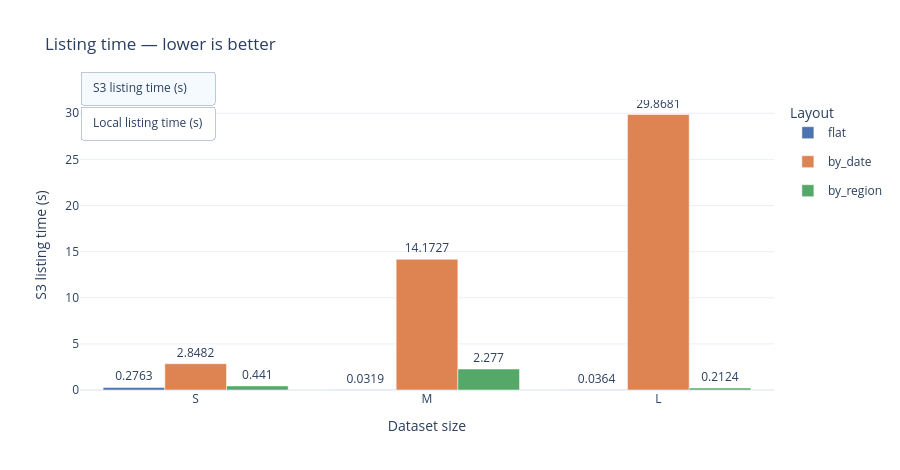

The cell this chart's notebook holds for it:
### Markdown cell above
## 2. S3 Listing Time

Use the **buttons** to switch between S3 and local listing.
At size L, by_date takes **33s on S3** vs **0.22s locally** — a 153x overhead from paginated API calls.

### Code cell
listing_metrics = [
    ("s3_listing_time_s",   "S3 listing time (s)"),
    ("local_listing_time_s","Local listing time (s)"),
]

fig = go.Figure()

for m_idx, (col, label) in enumerate(listing_metrics):
    for layout in LAYOUT_ORDER:
        subset = df[df["layout"] == layout].set_index("size").reindex(SIZES)
        fig.add_trace(go.Bar(
            name=layout,
            x=SIZES,
            y=subset[col],
            marker_color=COLORS[layout],
            text=subset[col].round(4),
            textposition="outside",
            visible=(m_idx == 0),
            legendgroup=layout,
            showlegend=(m_idx == 0),
            hovertemplate=layout + " %{x}: %{y:.4f}s<extra></extra>",
        ))

n = len(LAYOUT_ORDER)
buttons = []
for m_idx, (col, label) in enumerate(listing_metrics):
    visible = [False] * (len(listing_metrics) * n)
    for i in range(n):
        visible[m_idx * n + i] = True
    buttons.append(dict(
        label=label,
        method="update",
        args=[{"visible": visible}, {"yaxis.title.text": label}],
    ))

fig.update_layout(
    barmode="group",
    title_text="Listing time — lower is better",
    xaxis_title="Dataset size",
    yaxis_title="S3 listing time (s)",
    height=470,
    legend_title="Layout",
    template="plotly_white",
    updatemenus=[dict(
        type="buttons",
        x=0.0, y=1.1,
        xanchor="left",
        showactive=True,
        buttons=buttons,
    )],
)
fig.show()

### Figure 1 — Plotly figure (JSON) as saved in the notebook; plotly's stock layout.template omitted (floating-point values rounded to 4 significant figures)
{"data": [{"hovertemplate": "flat %{x}: %{y:.4f}s<extra></extra>", "legendgroup": "flat", "marker": {"color": "#4C72B0"}, "name": "flat", "showlegend": true, "text": [0.2763, 0.0319, 0.0364], "textposition": "outside", "type": "bar", "visible": true, "x": ["S", "M", "L"], "y": [0.2763, 0.0319, 0.0364]}, {"hovertemplate": "by_date %{x}: %{y:.4f}s<extra></extra>", "legendgroup": "by_date", "marker": {"color": "#DD8452"}, "name": "by_date", "showlegend": true, "text": [2.848, 14.17, 29.87], "textposition": "outside", "type": "bar", "visible": true, "x": ["S", "M", "L"], "y": [2.848, 14.17, 29.87]}, {"hovertemplate": "by_region %{x}: %{y:.4f}s<extra></extra>", "legendgroup": "by_region", "marker": {"color": "#55A868"}, "name": "by_region", "showlegend": true, "text": [0.441, 2.277, 0.2124], "textposition": "outside", "type": "bar", "visible": true, "x": ["S", "M", "L"], "y": [0.441, 2.277, 0.2124]}, {"hovertemplate": "flat %{x}: %{y:.4f}s<extra></extra>", "legendgroup": "flat", "marker": {"color": "#4C72B0"}, "name": "flat", "showlegend": false, "text": [0.0009, 0.0002, 0.0004], "textposition": "outside", "type": "bar", "visible": false, "x": ["S", "M", "L"], "y": [0.0009, 0.0002, 0.0004]}, {"hovertemplate": "by_date %{x}: %{y:.4f}s<extra></extra>", "legendgroup": "by_date", "marker": {"color": "#DD8452"}, "name": "by_date", "showlegend": false, "text": [0.0771, 0.1365, 0.1908], "textposition": "outside", "type": "bar", "visible": false, "x": ["S", "M", "L"], "y": [0.0771, 0.1365, 0.1908]}, {"hovertemplate": "by_region %{x}: %{y:.4f}s<extra></extra>", "legendgroup": "by_region", "marker": {"color": "#55A868"}, "name": "by_region", "showlegend": false, "text": [0.0119, 0.0239, 0.016], "textposition": "outside", "type": "bar", "visible": false, "x": ["S", "M", "L"], "y": [0.0119, 0.0239, 0.016]}], "layout": {"barmode": "group", "height": 470, "legend": {"title": {"text": "Layout"}}, "title": {"text": "Listing time — lower is better"}, "updatemenus": [{"buttons": [{"args": [{"visible": [true, true, true, false, false, false]}, {"yaxis.title.text": "S3 listing time (s)"}], "label": "S3 listing time (s)", "method": "update"}, {"args": [{"visible": [false, false, false, true, true, true]}, {"yaxis.title.text": "Local listing time (s)"}], "label": "Local listing time (s)", "method": "update"}], "showactive": true, "type": "buttons", "x": 0, "xanchor": "left", "y": 1.1}], "xaxis": {"title": {"text": "Dataset size"}}, "yaxis": {"title": {"text": "S3 listing time (s)"}}}}
